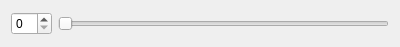
<?xml version="1.0" encoding="UTF-8"?>
<ui version="4.0">
 <class>SmallWindows</class>
 <widget class="QWidget" name="SmallWindows">
  <property name="geometry">
   <rect>
    <x>0</x>
    <y>0</y>
    <width>400</width>
    <height>47</height>
   </rect>
  </property>
  <property name="windowTitle">
   <string>Form</string>
  </property>
  <layout class="QHBoxLayout" name="horizontalLayout">
   <item>
    <widget class="QSpinBox" name="spinBox"/>
   </item>
   <item>
    <widget class="QSlider" name="horizontalSlider">
     <property name="orientation">
      <enum>Qt::Horizontal</enum>
     </property>
    </widget>
   </item>
  </layout>
 </widget>
 <resources/>
 <connections/>
</ui>
